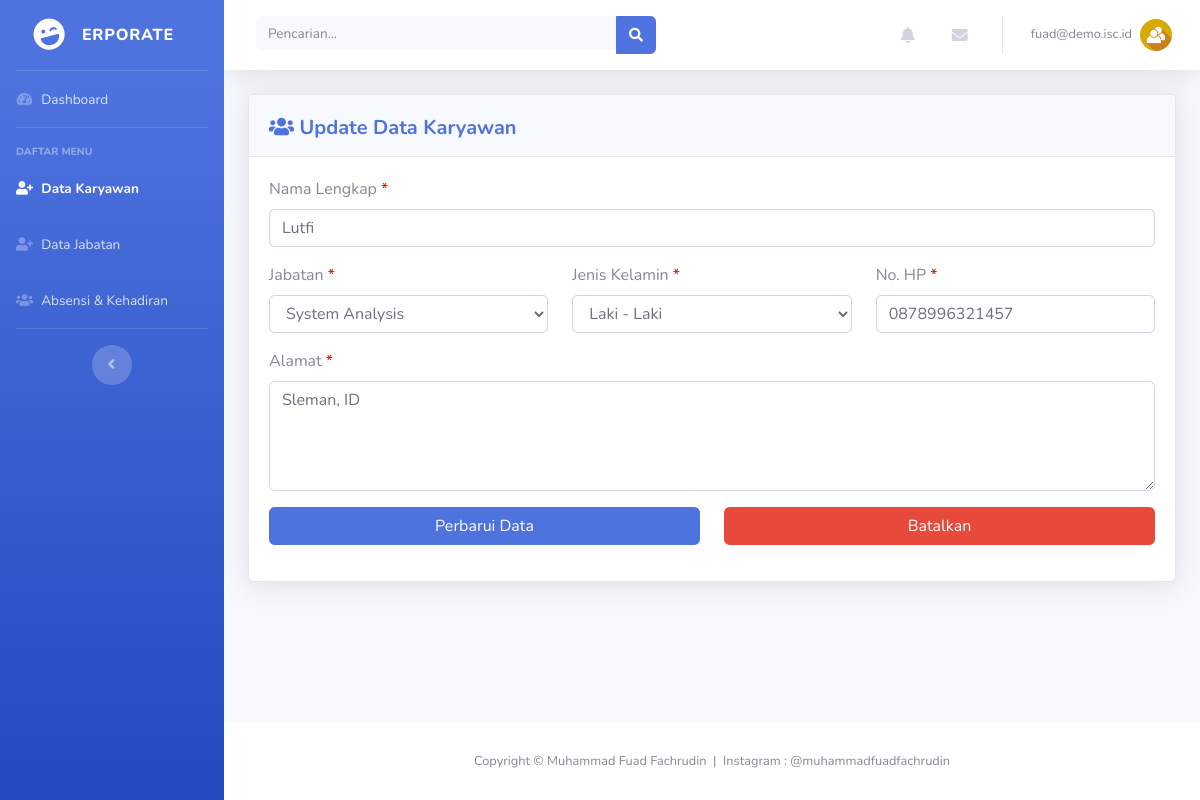
Screenshot of /view/admin/karyawan.php?edit=8 (signed in) with the database file from the repository.
### tables this page shows
CREATE TABLE `karyawan` (
  `id_karyawan` int(3) NOT NULL,
  `nama` varchar(25) NOT NULL,
  `jk` enum('L','P') NOT NULL,
  `id_jabatan` int(2) NOT NULL,
  `no_hp` varchar(13) NOT NULL,
  `alamat` varchar(100) NOT NULL
);

CREATE TABLE `jabatan` (
  `id_jabatan` int(2) NOT NULL,
  `nama_jabatan` varchar(50) NOT NULL
);

### view/admin/karyawan.php (the view, shortened to what this page needs)
<!DOCTYPE html>
<html lang="en">
<head>
  <link href="../../assets/vendor/fontawesome-free/css/all.min.css" rel="stylesheet" type="text/css">
  <link href="../../assets/css/sb-admin-2.min.css" rel="stylesheet">
  <link href="../../assets/vendor/datatables/dataTables.bootstrap4.min.css" rel="stylesheet">
</head>
<body id="page-top">
<?php
  include '../../controller/koneksi.php';
?>
  <div id="wrapper">
    <ul class="navbar-nav bg-gradient-primary sidebar sidebar-dark accordion" id="accordionSidebar">
      <a class="sidebar-brand d-flex align-items-center justify-content-center" href="index.php">
        <div class="sidebar-brand-icon rotate-n-15">
          <i class="fas fa-laugh-wink"></i>
        </div>
        <div class="sidebar-brand-text mx-3">Erporate<sup></sup></div>
      </a>
      <hr class="sidebar-divider my-0">
      <li class="nav-item">
        <a class="nav-link" href="index.php">
          <i class="fas fa-fw fa-tachometer-alt"></i>
          <span>Dashboard</span></a>
      </li>
      <hr class="sidebar-divider">
      <div class="sidebar-heading">
        Daftar Menu
      </div>
      <li class="nav-item active">
        <a class="nav-link" href="karyawan.php">
          <i class="fas fa-fw fa-user-plus"></i>
          <span>Data Karyawan</span></a>
      </li>
      <li class="nav-item">
        <a class="nav-link" href="jabatan.php">
          <i class="fas fa-fw fa-user-plus"></i>
          <span>Data Jabatan</span></a>
      </li>
      <li class="nav-item">
        <a class="nav-link" href="absensi.php">
          <i class="fas fa-fw fa-users"></i>
          <span>Absensi & Kehadiran</span></a>
      </li>
      <hr class="sidebar-divider d-none d-md-block">
      <div class="text-center d-none d-md-inline">
        <button class="rounded-circle border-0" id="sidebarToggle"></button>
      </div>
    </ul>
    <div id="content-wrapper" class="d-flex flex-column">
      <div id="content">
        <nav class="navbar navbar-expand navbar-light bg-white topbar mb-4 static-top shadow">
          <form class="d-none d-sm-inline-block form-inline mr-auto ml-md-3 my-2 my-md-0 mw-100 navbar-search">
            <div class="input-group">
              <input type="text" class="form-control bg-light border-0 small" placeholder="Pencarian..." aria-label="Search" aria-describedby="basic-addon2">
              <div class="input-group-append">
                <button class="btn btn-primary" type="button">
                  <i class="fas fa-search fa-sm"></i>
                </button>
              </div>
            </div>
          </form>
          <ul class="navbar-nav ml-auto">
            <li class="nav-item dropdown no-arrow mx-1">
              <a class="nav-link dropdown-toggle" href="#" id="alertsDropdown" role="button" data-toggle="dropdown" aria-haspopup="true" aria-expanded="false">
                <i class="fas fa-bell fa-fw"></i>
              </a>
            </li>
            <li class="nav-item dropdown no-arrow mx-1">
              <a class="nav-link dropdown-toggle" href="#" id="messagesDropdown" role="button" data-toggle="dropdown" aria-haspopup="true" aria-expanded="false">
                <i class="fas fa-envelope fa-fw"></i>
              </a>
            </li>
            <li class="nav-item dropdown no-arrow">
              <a class="nav-link dropdown-toggle" href="#" id="userDropdown" role="button" data-toggle="dropdown" aria-haspopup="true" aria-expanded="false">
                <span class="mr-2 d-none d-lg-inline text-gray-600 small"><?php echo $_SESSION['email'];?></span>
                <img class="img-profile rounded-circle" src="../../assets/img/usericon.jpg">
              </a>
            </li>
          </ul>
        </nav>
        <div class="container-fluid">
                    <?php
                      $semuaJabatan = "SELECT * FROM `jabatan`";
                      $resultJabatan = mysqli_query($db, $semuaJabatan);
                    ?>
          <?php
          	if ($_GET['edit']) {
          		$edit_id = $_GET['edit'];
          		$getKaryawan = "SELECT * FROM karyawan WHERE id_karyawan = '$edit_id'";
          		$resultEdit = mysqli_query($db, $getKaryawan);
          		$row4 = mysqli_fetch_array($resultEdit);
          		echo '
          <script>document.getElementById("updateKaryawan").innerstyle = "";</script>
          <div id="updateKaryawan">
          <div class="card shadow mb-4">
            <div class="card-header py-3">
			  <span class="float-left" style="padding-top:5px">
				<h5 class="m-0 font-weight-bold text-primary"><i class="fa fa-users" aria-hidden="true"></i> Update Data Karyawan</h5>
			  </span>
            </div>
            <div class="card-body">
              <form action="../../controller/admin/karyawan.php" method="post">
              <input type="text" name="id_karyawan" readonly="" hidden="" value="'.$row4['id_karyawan'].'">
              <div class="form-group">
              	<label>Nama Lengkap <span style="color:red">*</span></label>
                <input type="text" class="form-control" name="nama" placeholder="Masukkan Nama Lengkap" value="'.$row4['nama'].'" required="">
              </div>
              <div class="row">
              	<div class="col-md-4">
		              <div class="form-group">
		              	<label>Jabatan <span style="color:red">*</span></label>
		                <select name="jabatan" class="form-control" required="">
		                	<option selected="" disabled="">Pilih Jabatan</option>';
		                	foreach ($resultJabatan as $row3) {
		                		echo '<option value="'.$row3['id_jabatan'].'"';
		                		if ($row3['id_jabatan'] == $row4['id_jabatan']) {
		                			echo 'selected';
		                		}
		                		echo '>'.$row3['nama_jabatan'].'</option>';
		                	}
		                echo '</select>
		              </div>
		          </div>
		          <div class="col-md-4">
		              <div class="form-group">
		              	<label>Jenis Kelamin <span style="color:red">*</span></label>
		                <select name="jk" class="form-control" required="">
		                	<option value="L"';
		                	if ($row4['jk'] == 'L') { echo 'selected'; }
		                	echo '>Laki - Laki</option>
		                	<option value="P"';
		                	echo '>Perempuan</option>
		                </select>
		              </div>
		          </div>
		          <div class="col-md-4">
		              <div class="form-group">
		              	<label>No. HP <span style="color:red">*</span></label>
		                <input type="text" class="form-control" name="no_hp" value="'.$row4['no_hp'].'" placeholder="Masukkan No. HP" required="">
		              </div>
		          </div>
		      </div>
              <div class="form-group">
              	<label>Alamat <span style="color:red">*</span></label>
                <textarea class="form-control" name="alamat" placeholder="Masukkan Alamat Lengkap" rows="4" required="">'.$row4['alamat'].'</textarea>
              </div>
              <div class="form-group">
              	<div class="row">
              		<div class="col-md-6">
              			<button type="submit" style="width:100%" class="btn btn-primary">Perbarui Data</button>
              		</div>
              		<div class="col-md-6">
              			<a href="karyawan.php"><span style="width:100%" class="btn btn-danger">Batalkan</span></a>
              		</div>
              	</div>
              </div>
          	  </form>
            </div>
          </div>
      	  </div>';
      	  }
          ?>
        </div>
      </div>
      <footer class="sticky-footer bg-white">
        <div class="container my-auto">
          <div class="copyright text-center my-auto">
            <span>Copyright &copy; <a href="https://www.linkedin.com/in/muhammad-fuad-fachrudin/" style="text-decoration: none;color:#858796" target="_blank">Muhammad Fuad Fachrudin</a>&nbsp; | &nbsp;Instagram : <a href="https://www.instagram.com/muhammadfuadfachrudin/" style="text-decoration: none;color:#858796" target="_blank">@muhammadfuadfachrudin</a></span>
          </div>
        </div>
      </footer>
    </div>
  </div>
</body>
</html>

### rows the page displays
karyawan: nama "Lutfi", jabatan "System Analysis", jk "Laki - Laki", no_hp "0878996321457", alamat "Sleman, ID"

### other values shown
$_SESSION['email'] "fuad@demo.isc.id"
